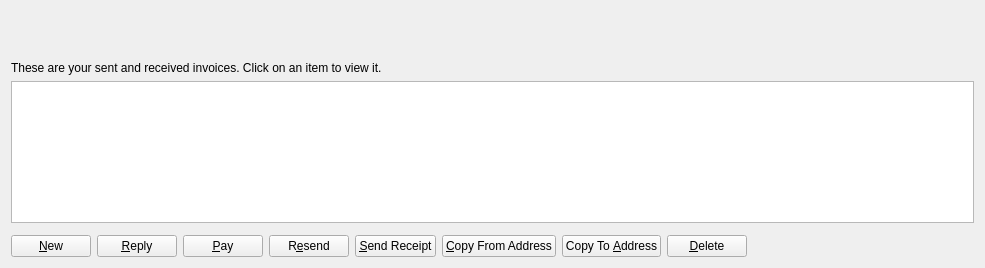
<?xml version="1.0" encoding="UTF-8"?>
<ui version="4.0">
 <class>InvoicePage</class>
 <widget class="QWidget" name="InvoicePage">
  <property name="geometry">
   <rect>
    <x>0</x>
    <y>0</y>
    <width>985</width>
    <height>268</height>
   </rect>
  </property>
  <property name="windowTitle">
   <string>Address Book</string>
  </property>
  <layout class="QVBoxLayout" name="verticalLayout">
   <item>
    <widget class="QFrame" name="verticalFrame">
     <property name="minimumSize">
      <size>
       <width>800</width>
       <height>44</height>
      </size>
     </property>
     <property name="maximumSize">
      <size>
       <width>800</width>
       <height>44</height>
      </size>
     </property>
     <property name="styleSheet">
      <string notr="true">background:transparent;sss</string>
     </property>
     <layout class="QVBoxLayout" name="verticalLayout_9"/>
    </widget>
   </item>
   <item>
    <widget class="QLabel" name="labelExplanation">
     <property name="text">
      <string>These are your sent and received invoices. Click on an item to view it.</string>
     </property>
     <property name="textFormat">
      <enum>Qt::PlainText</enum>
     </property>
     <property name="wordWrap">
      <bool>true</bool>
     </property>
    </widget>
   </item>
   <item>
    <widget class="QTableView" name="tableView">
     <property name="contextMenuPolicy">
      <enum>Qt::CustomContextMenu</enum>
     </property>
     <property name="toolTip">
      <string>Double-click to edit address or label</string>
     </property>
     <property name="tabKeyNavigation">
      <bool>false</bool>
     </property>
     <property name="alternatingRowColors">
      <bool>true</bool>
     </property>
     <property name="selectionMode">
      <enum>QAbstractItemView::SingleSelection</enum>
     </property>
     <property name="selectionBehavior">
      <enum>QAbstractItemView::SelectRows</enum>
     </property>
     <property name="sortingEnabled">
      <bool>true</bool>
     </property>
     <attribute name="verticalHeaderVisible">
      <bool>false</bool>
     </attribute>
    </widget>
   </item>
   <item>
    <widget class="QWidget" name="invoiceView" native="true"/>
   </item>
   <item>
    <layout class="QHBoxLayout" name="horizontalLayout">
     <item>
      <widget class="QPushButton" name="newButton">
       <property name="text">
        <string>&amp;New</string>
       </property>
       <property name="icon">
        <iconset resource="../bitcredit.qrc">
         <normaloff>:/icons/add</normaloff>:/icons/add</iconset>
       </property>
      </widget>
     </item>
     <item>
      <widget class="QPushButton" name="replyButton">
       <property name="text">
        <string>&amp;Reply</string>
       </property>
       <property name="icon">
        <iconset resource="../bitcredit.qrc">
         <normaloff>:/icons/send</normaloff>:/icons/send</iconset>
       </property>
      </widget>
     </item>
     <item>
      <widget class="QPushButton" name="payButton">
       <property name="toolTip">
        <string>Sign a message to prove you own a Bitcredit address</string>
       </property>
       <property name="text">
        <string>&amp;Pay</string>
       </property>
       <property name="icon">
        <iconset resource="../bitcredit.qrc">
         <normaloff>:/icons/send</normaloff>:/icons/send</iconset>
       </property>
      </widget>
     </item>
     <item>
      <widget class="QPushButton" name="resendButton">
       <property name="toolTip">
        <string>Sign a message to prove you own a Bitcredit address</string>
       </property>
       <property name="text">
        <string>R&amp;esend</string>
       </property>
       <property name="icon">
        <iconset resource="../bitcredit.qrc">
         <normaloff>:/icons/send</normaloff>:/icons/send</iconset>
       </property>
      </widget>
     </item>
     <item>
      <widget class="QPushButton" name="receiptButton">
       <property name="text">
        <string>&amp;Send Receipt</string>
       </property>
       <property name="icon">
        <iconset resource="../bitcredit.qrc">
         <normaloff>:/icons/synced</normaloff>:/icons/synced</iconset>
       </property>
      </widget>
     </item>
     <item>
      <widget class="QPushButton" name="copyFromAddressButton">
       <property name="toolTip">
        <string>Copy the currently selected address to the system clipboard</string>
       </property>
       <property name="text">
        <string>&amp;Copy From Address</string>
       </property>
       <property name="icon">
        <iconset resource="../bitcredit.qrc">
         <normaloff>:/icons/editcopy</normaloff>:/icons/editcopy</iconset>
       </property>
      </widget>
     </item>
     <item>
      <widget class="QPushButton" name="copyToAddressButton">
       <property name="toolTip">
        <string>Copy the currently selected address to the system clipboard</string>
       </property>
       <property name="text">
        <string>Copy To &amp;Address</string>
       </property>
       <property name="icon">
        <iconset resource="../bitcredit.qrc">
         <normaloff>:/icons/editcopy</normaloff>:/icons/editcopy</iconset>
       </property>
      </widget>
     </item>
     <item>
      <widget class="QPushButton" name="deleteButton">
       <property name="toolTip">
        <string>Delete the currently selected address from the list</string>
       </property>
       <property name="text">
        <string>&amp;Delete</string>
       </property>
       <property name="icon">
        <iconset resource="../bitcredit.qrc">
         <normaloff>:/icons/remove</normaloff>:/icons/remove</iconset>
       </property>
      </widget>
     </item>
     <item>
      <spacer name="horizontalSpacer">
       <property name="orientation">
        <enum>Qt::Horizontal</enum>
       </property>
       <property name="sizeHint" stdset="0">
        <size>
         <width>40</width>
         <height>20</height>
        </size>
       </property>
      </spacer>
     </item>
    </layout>
   </item>
  </layout>
 </widget>
 <resources>
  <include location="../bitcredit.qrc"/>
 </resources>
 <connections/>
</ui>
